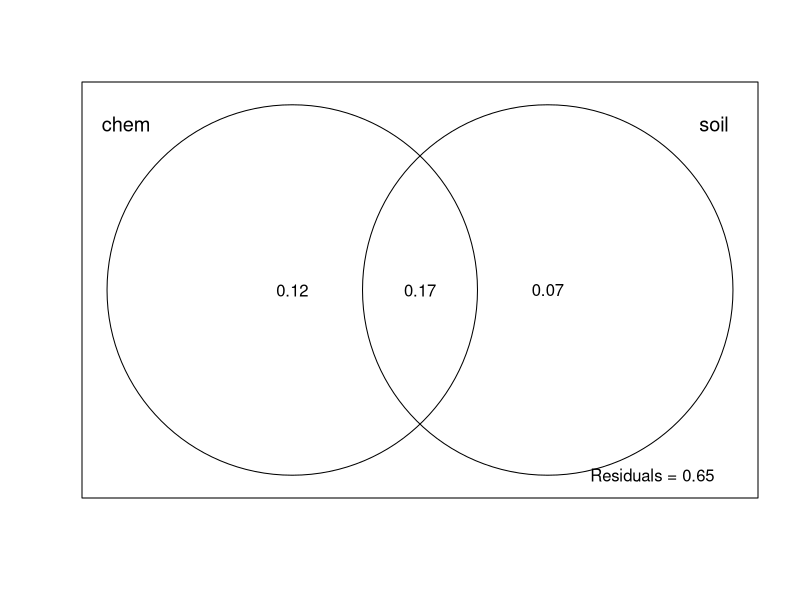
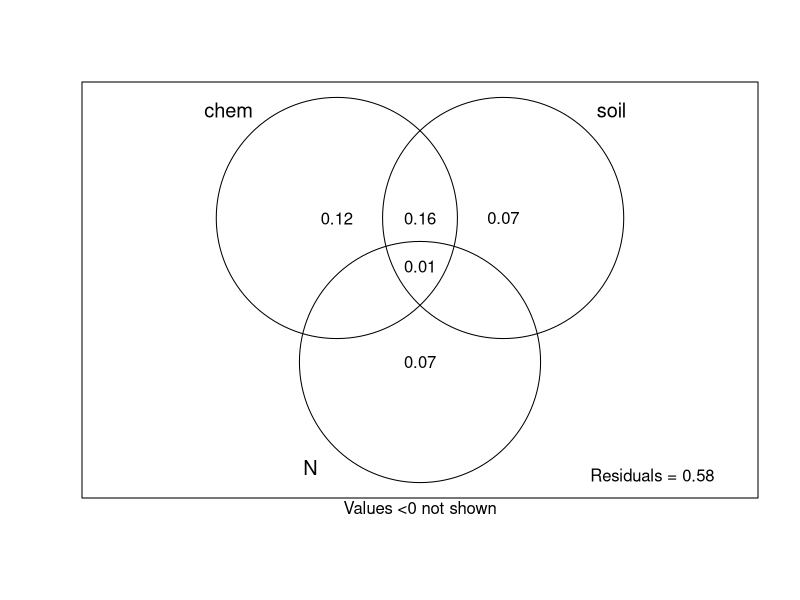
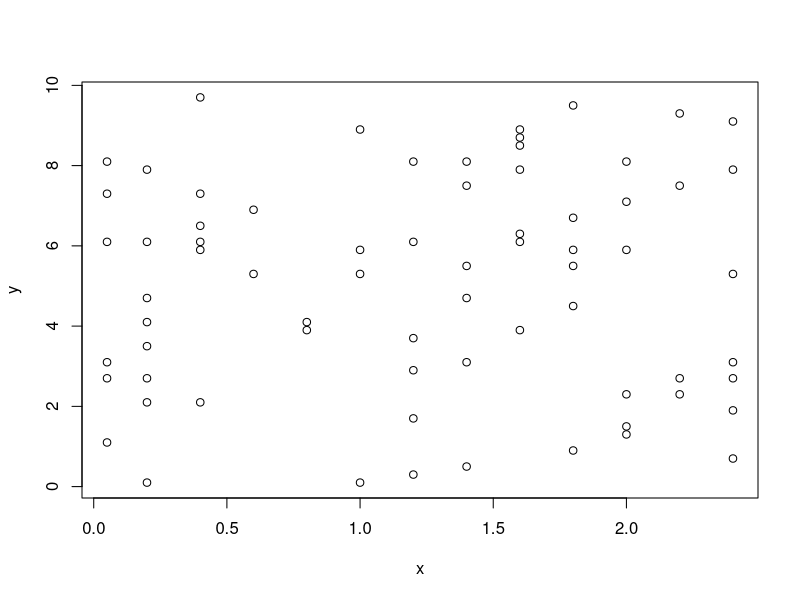
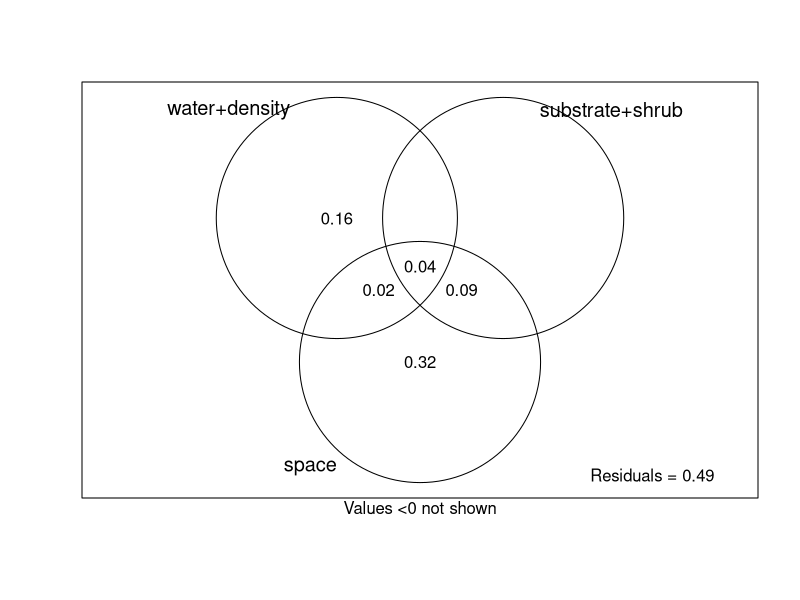
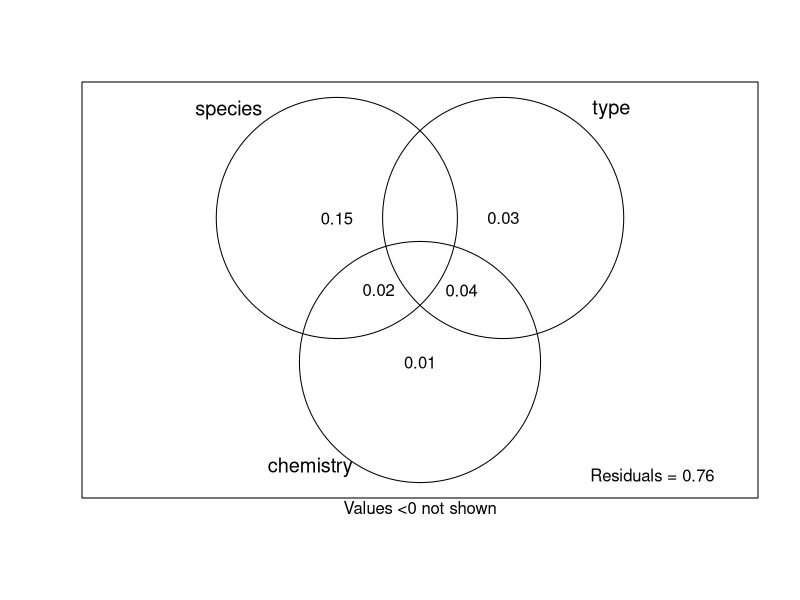

Source code (R) for these figures, in order: (Note: this script raises an error after producing the figures.)
library(vegan)

data(varechem)
data(varespec)

str(varechem)
#lets split variation between elemental data and the soil physical properties
df.chem <- scale(varechem[, c("Al", "K", "P")])
df.soil <- scale(varechem[,c("Baresoil", "Humdepth")])
#up to 5 tables below
spec.var <- varpart(varespec, df.chem, df.soil)
plot(spec.var, Xnames=c('chem', 'soil'))
#includes covariation in venn diagram
spec.var #extract r2
spec.chem <- rda(varespec ~ df.chem)
anova(spec.chem) #includes overlap in venn
spec.chem1 <- rda(varespec ~ df.chem + Condition(df.soil))
anova(spec.chem1) #soil chem variables only in plant community

#more comparisons
spec.var2 <- varpart(varespec, df.chem, df.soil, scale(varechem$N))
windows()
plot(spec.var2, Xnames=c('chem', 'soil','N'))


#more complicated example with spatial processess

data(mite)
str(mite)
data("mite.env")
summary(mite.env)
#coords
data(mite.xy)

plot(mite.xy)

#principal coodinates of spatial matrices

mite.pcnm <- as.data.frame(scores(pcnm(dist(mite.xy))))#extract scores
str(mite.pcnm)

mite.var<- varpart(mite, ~ +WatrCont + SubsDens,
                   ~ +Substrate + Shrub, 
                   mite.pcnm,
                   data=mite.env)
windows()
plot(mite.var, Xnames=c('water+density', 'substrate+shrub', "space"))

temp <- cbind(mite.env, mite.pcnm[, c('PCNM1','PCNM2')])
anova(rda(mite~WatrCont+SubsDens + Condition(Substrate) + Condition(Shrub)
          +Condition(PCNM1)+Condition(PCNM2),
          data=temp)) #significance of watercontent and density only



# exercises ---------------------------------------------------------------

endo <- read.csv("endophytes.csv")
endo_env <- read.csv("endophytes_env.csv")
endo_dist <- read.csv("endophytes_dist.csv")

str(endo)
str(endo_env)

endo_chem<- scale(endo_env[,3:4])

endo.var <- varpart(endo, ~species, ~type, endo_chem, data=endo_env)
windows()
plot(endo.var, Xnames=c('species', 'type','chemistry'))
endo.chem1 <- rda(endo ~ species + Condition(type)
                  + Condition(endo_chem), data=endo_env)
anova(endo.chem1)
#species explains the most variation and is significant

endo.pcnm <- as.data.frame(scores(pcnm(dist(endo_dist))))#extract coords

endo.var2<- varpart(endo, ~species, ~type, endo_chem,
                    endo.pcnm,
                   data=endo_env)
windows()
plot(endo.var2,Xnames=c('species', 'type','chemistry', "space")) 
#space not greater than variables

temp_endo <- cbind(endo_env, endo.pcnm[, c('PCNM1','PCNM2')])

anova(rda(endo~PCNM1+PCNM2 + Condition(species) + Condition(type)
          +Condition(endo_chem),
          data=temp_endo)) #space not significant
anova(rda(endo~endo_chem + Condition(species) + Condition(type)
          +Condition(PCNM1)+Condition(PCNM2),
          data=temp_endo)) #chem is sig
anova(rda(endo~species + Condition(endo_chem) + Condition(type)
          +Condition(PCNM1)+Condition(PCNM2),
          data=temp_endo)) #species is sig
anova(rda(endo~type + Condition(species) + Condition(endo_chem)
          +Condition(PCNM1)+Condition(PCNM2),
          data=temp_endo)) #type is sig


library(ade4)
#generate dummy variabels with dudi.hillsmith

# mite data ---------------------------------------------------------------

str(mite)
#capscale performs constrianed pca
mite.hel <- decostand(mite, method='hellinger')
mite.cap1 <-capscale(mite.hel ~ ., data=mite.env, distance='bray')
windows()
plot(mite.cap1)
#arrows associated with continutous
#no arrows for categorical variables

mite.cap0 <- capscale(mite.hel ~ 1, data=mite.env, distance='bray')
step.env <- ordistep(mite.cap0,formula(mite.cap1))
step.env$anova

library(ade4)
mite.env.mod <- dudi.mix(mite.env)
head(mite.env.mod$tab)
mite.env.mod2 <- mite.env.mod$tab

#new columns for different levels of everything categorical
#removes problems with categorical variables
mite.cap0 <- capscale(mite.hel ~ 1, data=mite.env.mod2, distance='bray')
mite.cap1 <-capscale(mite.hel ~ ., data=mite.env.mod2, distance='bray')
plot(mite.cap1)
step.env <- ordistep(mite.cap0,formula(mite.cap1))
step.env$anova
